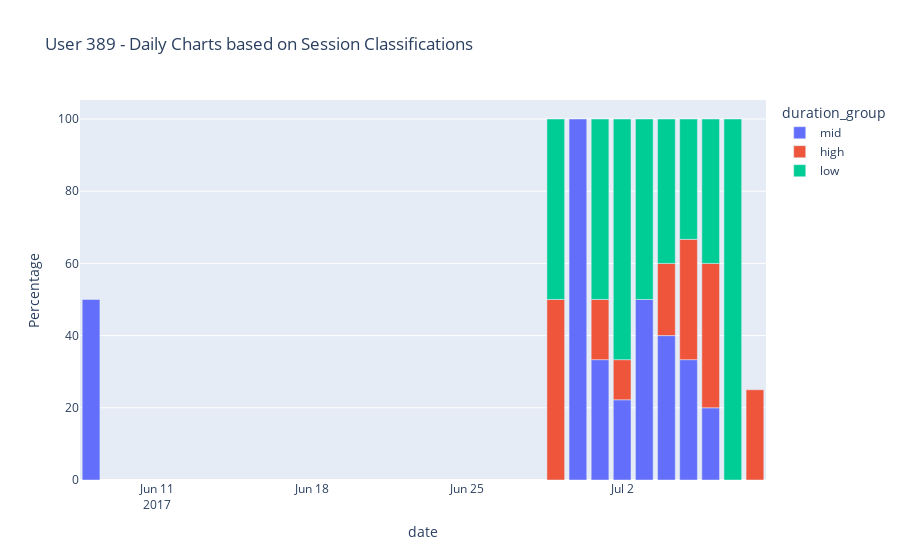

The code cell stored with this chart in its notebook:
### Code cell
user = 389

# bar_chart_daily_sessions_389 = df_session[df_session['user_id'] == user].groupby(['date', 'session_group'])['30min sessions'].count().reset_index(name='Daily Sessions')
bar_chart_daily_sessions_389_total_days = bar_chart_daily_sessions_389.groupby('date').sum()['Daily Sessions'].reset_index(name='Total Sessions') #.reset_index(name='Total Sessions')
bar_chart_daily_sessions_389_100pec = pd.merge(bar_chart_daily_sessions_389, bar_chart_daily_sessions_389_total_days, how='left', left_on='date', right_on='date')
bar_chart_daily_sessions_389_100pec['Percentage'] = (bar_chart_daily_sessions_389_100pec['Daily Sessions'] / bar_chart_daily_sessions_389_100pec['Total Sessions']) * 100


import plotly.express as px

# long_df = px.data.medals_long()

fig = px.bar(bar_chart_daily_sessions_389_100pec[10:33], x="date", y="Percentage", color="duration_group", title=f"User {user} - Daily Charts based on Session Classifications")
# fig.update_layout(barmode='relative')
fig.show()

### Figure 1 — Plotly figure (JSON) as saved in the notebook; plotly's stock layout.template omitted (floating-point values rounded to 4 significant figures)
{"data": [{"alignmentgroup": "True", "hovertemplate": "duration_group=mid<br>date=%{x}<br>Percentage=%{y}<extra></extra>", "legendgroup": "mid", "marker": {"color": "#636efa", "pattern": {"shape": ""}}, "name": "mid", "offsetgroup": "mid", "orientation": "v", "showlegend": true, "textposition": "auto", "type": "bar", "x": ["2017-06-08", "2017-06-30", "2017-07-01", "2017-07-02", "2017-07-03", "2017-07-04", "2017-07-05", "2017-07-06"], "xaxis": "x", "y": [50, 100, 33.33, 22.22, 50, 40, 33.33, 20], "yaxis": "y"}, {"alignmentgroup": "True", "hovertemplate": "duration_group=high<br>date=%{x}<br>Percentage=%{y}<extra></extra>", "legendgroup": "high", "marker": {"color": "#EF553B", "pattern": {"shape": ""}}, "name": "high", "offsetgroup": "high", "orientation": "v", "showlegend": true, "textposition": "auto", "type": "bar", "x": ["2017-06-29", "2017-07-01", "2017-07-02", "2017-07-04", "2017-07-05", "2017-07-06", "2017-07-08"], "xaxis": "x", "y": [50, 16.67, 11.11, 20, 33.33, 40, 25], "yaxis": "y"}, {"alignmentgroup": "True", "hovertemplate": "duration_group=low<br>date=%{x}<br>Percentage=%{y}<extra></extra>", "legendgroup": "low", "marker": {"color": "#00cc96", "pattern": {"shape": ""}}, "name": "low", "offsetgroup": "low", "orientation": "v", "showlegend": true, "textposition": "auto", "type": "bar", "x": ["2017-06-29", "2017-07-01", "2017-07-02", "2017-07-03", "2017-07-04", "2017-07-05", "2017-07-06", "2017-07-07"], "xaxis": "x", "y": [50, 50, 66.67, 50, 40, 33.33, 40, 100], "yaxis": "y"}], "layout": {"barmode": "relative", "legend": {"title": {"text": "duration_group"}, "tracegroupgap": 0}, "title": {"text": "User 389 - Daily Charts based on Session Classifications"}, "xaxis": {"anchor": "y", "domain": [0, 1], "title": {"text": "date"}}, "yaxis": {"anchor": "x", "domain": [0, 1], "title": {"text": "Percentage"}}}}
